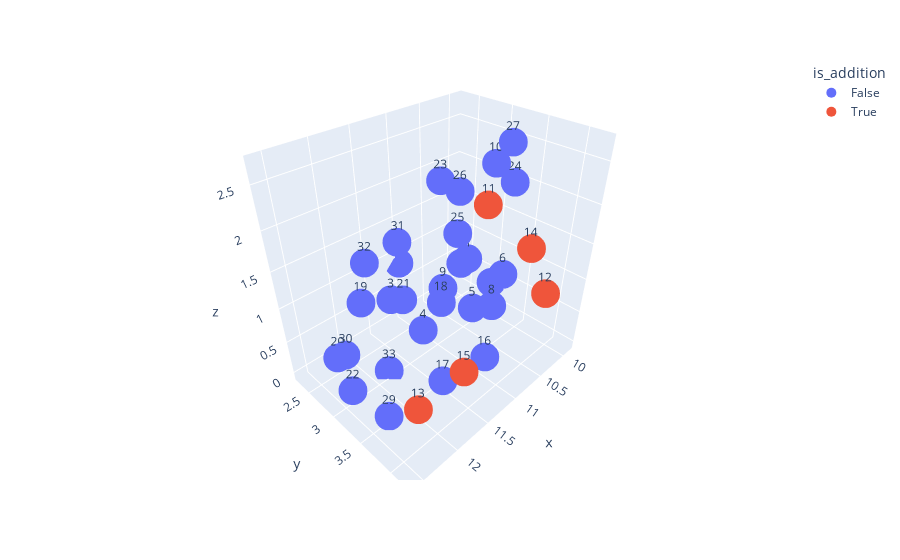

Source (notebook cell):
### Code cell
from sklearn.feature_extraction.text import TfidfVectorizer
from umap import UMAP
import pandas as pd

umap = UMAP(n_components=3)

tf_idf_reduced = pd.DataFrame(umap.fit_transform(full_style_df), columns=["x", "y", "z"], index=chapter_info.keys())
tf_idf_reduced["chapter"] = tf_idf_reduced.index

tf_idf_reduced["is_addition"] = tf_idf_reduced["chapter"].apply(lambda x: int(x) in list(range(11, 16)))
fig = px.scatter_3d(tf_idf_reduced, y="y", x="x", z="z", text="chapter", color="is_addition")
fig.update_traces(marker_size=10)
fig.show()

### Figure 1 — Plotly figure (JSON) as saved in the notebook; plotly's stock layout.template omitted (floating-point values rounded to 4 significant figures)
{"data": [{"hovertemplate": "is_addition=False<br>x=%{x}<br>y=%{y}<br>z=%{z}<br>chapter=%{text}<extra></extra>", "legendgroup": "False", "marker": {"color": "#636efa", "size": 10, "symbol": "circle"}, "mode": "markers+text", "name": "False", "scene": "scene", "showlegend": true, "text": ["1", "2", "3", "4", "5", "6", "7", "8", "9", "10", "16", "17", "18", "19", "20", "21", "22", "23", "24", "25", "26", "27", "28", "29", "30", "31", "32", "33"], "type": "scatter3d", "x": [11.4, 10.22, 11.31, 11.23, 10.98, 10.0, 9.879, 10.45, 10.26, 10.35, 11.38, 11.56, 10.57, 11.94, 12.49, 12.0, 12.56, 10.89, 10.04, 11.58, 11.22, 10.51, 10.99, 12.29, 12.59, 11.36, 11.99, 11.81], "y": [3.811, 2.653, 2.447, 2.959, 3.542, 3.223, 2.938, 3.416, 2.359, 3.256, 4.091, 3.636, 2.627, 2.704, 2.967, 3.512, 3.282, 2.93, 3.31, 3.834, 3.526, 3.576, 2.262, 3.514, 3.307, 2.695, 2.916, 2.959], "z": [1.833, 0.638, 0.5039, 0.2534, 0.8118, 0.6367, 0.2887, 0.465, 0.07904, 2.33, 0.6872, 0.1019, 0.1339, 0.9569, 0.6634, 1.492, 0.448, 2.194, 2.018, 2.203, 2.391, 2.702, 0.8277, -0.0008423, 1.015, 1.508, 1.632, -0.03928]}, {"hovertemplate": "is_addition=True<br>x=%{x}<br>y=%{y}<br>z=%{z}<br>chapter=%{text}<extra></extra>", "legendgroup": "True", "marker": {"color": "#EF553B", "size": 10, "symbol": "circle"}, "mode": "markers+text", "name": "True", "scene": "scene", "showlegend": true, "text": ["11", "12", "13", "14", "15"], "type": "scatter3d", "x": [10.1, 10.58, 12.16, 10.65, 11.85], "y": [2.975, 4.237, 3.872, 4.033, 4.216], "z": [1.618, 1.186, 0.3121, 1.709, 0.9043]}], "layout": {"legend": {"title": {"text": "is_addition"}, "tracegroupgap": 0}, "margin": {"t": 60}, "scene": {"domain": {"x": [0, 1], "y": [0, 1]}, "xaxis": {"title": {"text": "x"}}, "yaxis": {"title": {"text": "y"}}, "zaxis": {"title": {"text": "z"}}}}}
